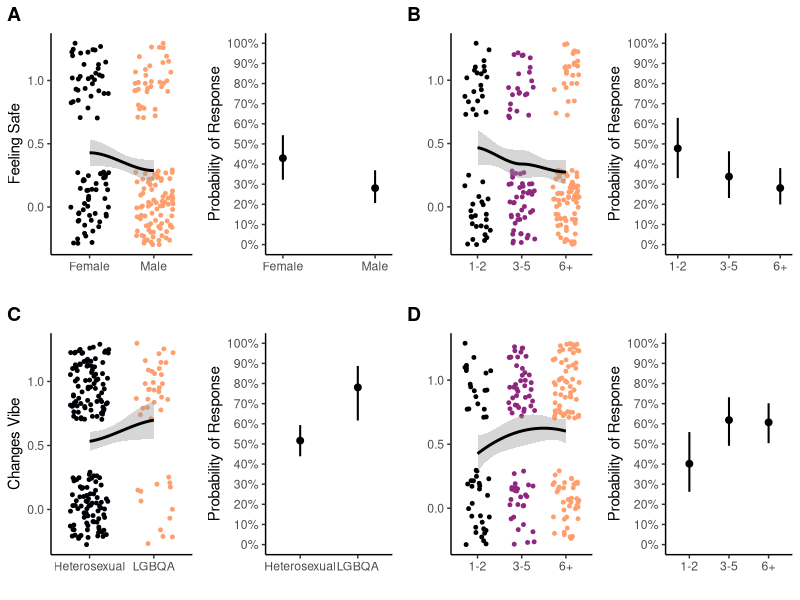

The R script that drew this image:
options(prompt="R>", scipen=100, digits=4)

library(readxl)
library(ggplot2)
library(scales) 
library(cowplot)
library(readxl)
library(ggeffects)
feelings=read_excel("festivaldata-full.xlsx", sheet="feelings")
feelings$Sex = factor(feelings$Sex)
feelings$SexOrient = factor(feelings$SexOrient)
feelings$Experiencen = as.numeric(feelings$Experiencen)

#PLOTS
safe.sexjit = ggplot(feelings, aes(Sexn, Safe))+
  geom_jitter(aes(color = Sexn), width = .3, height = .3, na.rm = TRUE, 
              size = 1, show.legend = FALSE)+
  scale_color_viridis_c(option = "A", begin= 0, end = 0.8)+
  stat_smooth(method = "loess", color="black")+
  xlim("Female", "Male") +
  labs(title = "", x="", y="Feeling Safe") +
  theme_classic()

safe.expjit = ggplot(feelings, aes(Experiencen, Safe))+
  geom_jitter(aes(color = Experiencen), width = .3, height = .3, na.rm = TRUE, 
              size = 1, show.legend = FALSE)+
  scale_color_viridis_c(option = "A", begin= 0, end = 0.8)+
  stat_smooth(method = "loess", color="black")+
  xlim("1-2", "3-5", "6+") +
  labs(title = "", x="", y="") +
  theme_classic()

changesvibe.expjit = ggplot(feelings, aes(Experiencen, ChangesVibe))+
  geom_jitter(aes(color = Experiencen), width = .3, height = .3, na.rm = TRUE, 
              size = 1, show.legend = FALSE)+
  scale_color_viridis_c(option = "A", begin= 0, end = 0.8)+
  stat_smooth(method = "loess", color="black", span = 2)+
  xlim("1-2", "3-5", "6+") +
  labs(title = "", x="", y="") +
  theme_classic()

changesvibe.sexorientjit = ggplot(feelings, aes(SexOrientn, ChangesVibe))+
  geom_jitter(aes(color = SexOrientn), width = .3, height = .3, na.rm = TRUE, 
              size = 1, show.legend = FALSE)+
  scale_color_viridis_c(option = "A", begin= 0, end = 0.8)+
  stat_smooth(method = "loess", color="black", span = 2)+
  xlim("Heterosexual", "LGBQA") +
  labs(title = "", x="", y="Changes Vibe") +
  theme_classic()

#MODELS
feelings$Experience = ordered(feelings$Experience)
feelings$Experiencen = ordered(feelings$Experiencen)
Safe.glm = glm(Safe ~ Sex + Experience + SexOrient, 
               family = binomial, data = feelings)
ChangesVibe.glm = glm(ChangesVibe ~ Sex + Experience + SexOrient, 
                      family = binomial, data = feelings)

safe.Sex = ggeffect(Safe.glm, terms = "Sex")
safe.sexmarg = plot(safe.Sex) +
  scale_y_continuous(labels = percent_format(), limits=c(0,1),
                     breaks = c(0,.1,.2,.3,.4,.5,.6,.7,.8,.9,1))+
  labs(title = "", x="", y="Probability of Response") +
  theme_classic()

safe.Experience = ggeffect(Safe.glm, terms = "Experience")
safe.expmarg = plot(safe.Experience) +
  scale_y_continuous(labels = percent_format(), limits=c(0,1),
                     breaks = c(0,.1,.2,.3,.4,.5,.6,.7,.8,.9,1))+
  labs(title = "", x="", y="Probability of Response") +
  theme_classic()

changesvibe.experience= ggeffect(ChangesVibe.glm, terms = "Experience")
changesvibe.expmarg = plot(changesvibe.experience) +
  scale_y_continuous(labels = percent_format(), limits=c(0,1),
                     breaks = c(0,.1,.2,.3,.4,.5,.6,.7,.8,.9,1))+
  labs(title = "", x="", y="Probability of Response") +
  xlim("1-2", "3-5", "6+") +
  theme_classic()

changesvibe.sexorient= ggeffect(ChangesVibe.glm, terms = "SexOrient")
changesvibe.sexorientmarg = plot(changesvibe.sexorient) +
  scale_y_continuous(labels = percent_format(), limits=c(0,1),
                     breaks = c(0,.1,.2,.3,.4,.5,.6,.7,.8,.9,1))+
  labs(title = "", x="", y="Probability of Response") +
  xlim("Heterosexual", "LGBQA") +
  theme_classic()

tiff(filename = "Figure 4-feelings.tiff", width=12, height=6, 
     units = "in",res=300, compression = "lzw", pointsize=12, type="cairo")
plot_grid(safe.sexjit, safe.sexmarg, safe.expjit, safe.expmarg,
          changesvibe.sexorientjit, changesvibe.sexorientmarg, changesvibe.expjit, changesvibe.expmarg, 
                    labels = c(
                      'A', '', 'B', '',
                      'C', '', 'D', ''
                      ),
          ncol = 4, rel_widths = c(1, 1))
dev.off()
